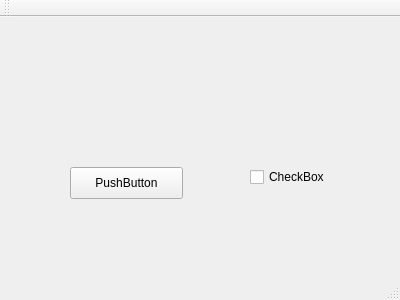
<?xml version="1.0" encoding="UTF-8"?>
<ui version="4.0">
    <class>MainWindow</class>
    <widget class="QMainWindow" name="MainWindow">
        <property name="geometry">
            <rect>
                <x>0</x>
                <y>0</y>
                <width>400</width>
                <height>300</height>
            </rect>
        </property>
        <property name="windowTitle">
            <string>MainWindow</string>
        </property>
        <widget class="QWidget" name="centralWidget">
            <widget class="QWidget" name="verticalLayoutWidget">
                <property name="geometry">
                    <rect>
                        <x>10</x>
                        <y>10</y>
                        <width>2000</width>
                        <height>800</height>
                    </rect>
                </property>
                <layout class="QVBoxLayout" name="verticalLayout"/>
            </widget>
            <widget class="QPushButton" name="pushButton">
                <property name="geometry">
                    <rect>
                        <x>70</x>
                        <y>150</y>
                        <width>113</width>
                        <height>32</height>
                    </rect>
                </property>
                <property name="text">
                    <string>PushButton</string>
                </property>
            </widget>
            <widget class="QCheckBox" name="checkBox">
                <property name="geometry">
                    <rect>
                        <x>250</x>
                        <y>150</y>
                        <width>87</width>
                        <height>20</height>
                    </rect>
                </property>
                <property name="text">
                    <string>CheckBox</string>
                </property>
            </widget>
        </widget>
        <widget class="QMenuBar" name="menuBar">
            <property name="geometry">
                <rect>
                    <x>0</x>
                    <y>0</y>
                    <width>400</width>
                    <height>22</height>
                </rect>
            </property>
        </widget>
        <widget class="QToolBar" name="mainToolBar">
            <attribute name="toolBarArea">
                <enum>TopToolBarArea</enum>
            </attribute>
            <attribute name="toolBarBreak">
                <bool>false</bool>
            </attribute>
        </widget>
        <widget class="QStatusBar" name="statusBar"/>
    </widget>
    <layoutdefault spacing="6" margin="11"/>
    <resources/>
    <connections/>
</ui>
